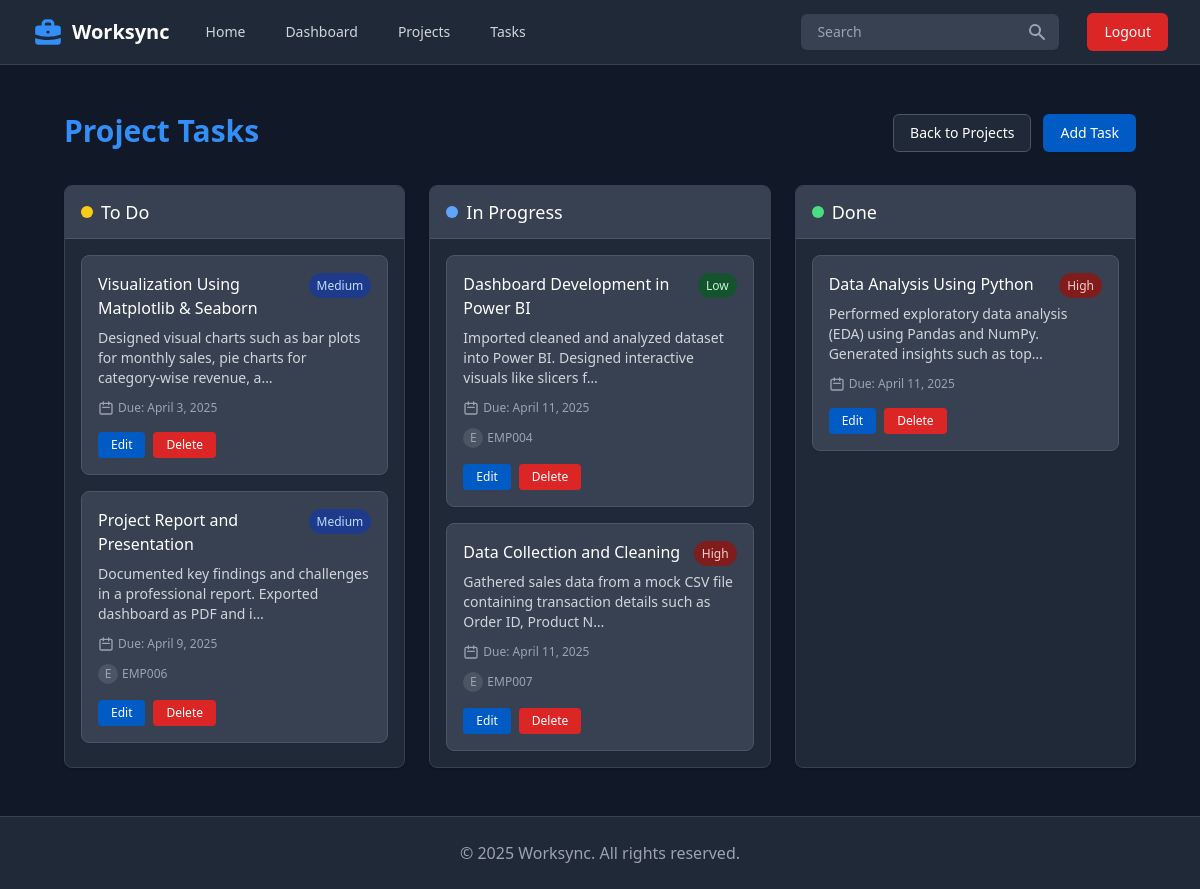
The page /projects/23/tasks/ (signed in) on the database its author committed.
### projects/models.py (models this page shows, shortened)
class Task(models.Model):
    STATUS_CHOICES = [
        ('todo', 'To Do'),
        ('in_progress', 'In Progress'),
        ('done', 'Done')
    ]
    PRIORITY_CHOICES = [
        ('low', 'Low'),
        ('medium', 'Medium'),
        ('high', 'High')
    ]
    project = models.ForeignKey(Project, on_delete=models.CASCADE, related_name='tasks')
    title = models.CharField(max_length=100)
    description = models.TextField(blank=True, null=True)
    status = models.CharField(max_length=20, choices=STATUS_CHOICES, default='todo')
    priority = models.CharField(max_length=20, choices=PRIORITY_CHOICES, default='medium')
    assigned_to = models.ForeignKey(User, on_delete=models.SET_NULL, null=True, blank=True, related_name='assigned_tasks')
    due_date = models.DateField(null=True, blank=True)
    created_at = models.DateTimeField(auto_now_add=True)
    updated_at = models.DateTimeField(auto_now=True)

### projects/views.py (the view)
# urls.py: path("<int:project_id>/tasks/", views.task_list, name="task_list"),
@login_required
def task_list(request, project_id):
    project = get_object_or_404(Project, pk=project_id)
    tasks = Task.objects.filter(project=project).order_by('status', '-priority', 'due_date')
    todo_tasks = tasks.filter(status='todo')
    in_progress_tasks = tasks.filter(status='in_progress')
    done_tasks = tasks.filter(status='done')
    context = {
        'project': project,
        'todo_tasks': todo_tasks,
        'in_progress_tasks': in_progress_tasks,
        'done_tasks': done_tasks
    }
    return render(request, 'task_list.html', context)

### projects/templates/task_list.html (shortened to what this page needs)
{% extends "layout.html" %}
{% block content %}
<div class="py-6">
    <div class="max-w-7xl mx-auto px-4 sm:px-6 lg:px-8">
        <div class="flex justify-between items-center">
            <div>
                <h1 class="text-3xl font-bold text-primary-400">Project Tasks</h1>
            </div>
            <div class="flex space-x-3">
                <a href="{% url 'project_list' %}" class="inline-flex items-center px-4 py-2 border border-gray-600 text-sm font-medium rounded-md text-white bg-gray-800 hover:bg-gray-700 focus:outline-none focus:ring-2 focus:ring-offset-2 focus:ring-gray-500">
                    Back to Projects
                </a>
                <a href="{% url 'task_create' project.id %}" class="inline-flex items-center px-4 py-2 border border-transparent text-sm font-medium rounded-md shadow-sm text-white bg-primary-600 hover:bg-primary-700 focus:outline-none focus:ring-2 focus:ring-offset-2 focus:ring-primary-500">
                    Add Task
                </a>
            </div>
        </div>
        <div class="mt-8 grid grid-cols-1 gap-6 md:grid-cols-3">
            <div class="bg-gray-800 rounded-lg shadow border border-gray-700 overflow-hidden">
                <div class="bg-gray-700 px-4 py-3 border-b border-gray-600">
                    <h3 class="text-lg font-medium text-white flex items-center">
                        <span class="h-3 w-3 bg-yellow-400 rounded-full mr-2"></span>
                        To Do
                    </h3>
                </div>
                <div class="p-4 space-y-4">
                    {% for task in todo_tasks %}
                    <div class="bg-gray-700 rounded-lg p-4 border border-gray-600 shadow-sm">
                        <div class="flex justify-between items-start">
                            <h4 class="text-md font-medium text-white">{{ task.title }}</h4>
                            <div>
                                {% if task.priority == 'high' %}
                                <span class="px-2 py-1 text-xs rounded-full bg-red-900 text-red-200">High</span>
                                {% elif task.priority == 'medium' %}
                                <span class="px-2 py-1 text-xs rounded-full bg-blue-900 text-blue-200">Medium</span>
                                {% else %}
                                <span class="px-2 py-1 text-xs rounded-full bg-green-900 text-green-200">Low</span>
                                {% endif %}
                            </div>
                        </div>
                        {% if task.description %}
                        <p class="mt-2 text-sm text-gray-300">{{ task.description|truncatechars:100 }}</p>
                        {% endif %}
                        {% if task.due_date %}
                        <div class="mt-3 flex items-center text-xs text-gray-400">
                            <svg xmlns="http://www.w3.org/2000/svg" class="h-4 w-4 mr-1" fill="none" viewBox="0 0 24 24" stroke="currentColor">
                                <path stroke-linecap="round" stroke-linejoin="round" stroke-width="2" d="M8 7V3m8 4V3m-9 8h10M5 21h14a2 2 0 002-2V7a2 2 0 00-2-2H5a2 2 0 00-2 2v12a2 2 0 002 2z" />
                            </svg>
                            Due: {{ task.due_date }}
                        </div>
                        {% endif %}
                        {% if task.assigned_to %}
                        <div class="mt-3 flex items-center text-xs text-gray-400">
                            <div class="flex-shrink-0 h-5 w-5 bg-gray-600 rounded-full flex items-center justify-center mr-1">
                                <span class="text-xs">{{ task.assigned_to.username|first|upper }}</span>
                            </div>
                            {{ task.assigned_to.username }}
                        </div>
                        {% endif %}
                        <div class="mt-4 flex space-x-2">
                            <a href="{% url 'task_edit' project.id task.id %}" class="inline-flex items-center px-3 py-1 border border-transparent text-xs font-medium rounded text-white bg-primary-600 hover:bg-primary-700 focus:outline-none focus:ring-2 focus:ring-offset-2 focus:ring-primary-500">
                                Edit
                            </a>
                            <a href="{% url 'task_delete' project.id task.id %}" class="inline-flex items-center px-3 py-1 border border-transparent text-xs font-medium rounded text-white bg-red-600 hover:bg-red-700 focus:outline-none focus:ring-2 focus:ring-offset-2 focus:ring-red-500">
                                Delete
                            </a>
                        </div>
                    </div>
                    {% empty %}
                    <div class="text-center py-8">
                        <p class="text-gray-400">No tasks in this status</p>
                    </div>
                    {% endfor %}
                </div>
            </div>
            <div class="bg-gray-800 rounded-lg shadow border border-gray-700 overflow-hidden">
                <div class="bg-gray-700 px-4 py-3 border-b border-gray-600">
                    <h3 class="text-lg font-medium text-white flex items-center">
                        <span class="h-3 w-3 bg-blue-400 rounded-full mr-2"></span>
                        In Progress
                    </h3>
                </div>
                <div class="p-4 space-y-4">
                    {% for task in in_progress_tasks %}
                    <div class="bg-gray-700 rounded-lg p-4 border border-gray-600 shadow-sm">
                        <div class="flex justify-between items-start">
                            <h4 class="text-md font-medium text-white">{{ task.title }}</h4>
                            <div>
                                {% if task.priority == 'high' %}
                                <span class="px-2 py-1 text-xs rounded-full bg-red-900 text-red-200">High</span>
                                {% elif task.priority == 'medium' %}
                                <span class="px-2 py-1 text-xs rounded-full bg-blue-900 text-blue-200">Medium</span>
                                {% else %}
                                <span class="px-2 py-1 text-xs rounded-full bg-green-900 text-green-200">Low</span>
                                {% endif %}
                            </div>
                        </div>
                        {% if task.description %}
                        <p class="mt-2 text-sm text-gray-300">{{ task.description|truncatechars:100 }}</p>
                        {% endif %}
                        {% if task.due_date %}
                        <div class="mt-3 flex items-center text-xs text-gray-400">
                            <svg xmlns="http://www.w3.org/2000/svg" class="h-4 w-4 mr-1" fill="none" viewBox="0 0 24 24" stroke="currentColor">
                                <path stroke-linecap="round" stroke-linejoin="round" stroke-width="2" d="M8 7V3m8 4V3m-9 8h10M5 21h14a2 2 0 002-2V7a2 2 0 00-2-2H5a2 2 0 00-2 2v12a2 2 0 002 2z" />
                            </svg>
                            Due: {{ task.due_date }}
                        </div>
                        {% endif %}
                        {% if task.assigned_to %}
                        <div class="mt-3 flex items-center text-xs text-gray-400">
                            <div class="flex-shrink-0 h-5 w-5 bg-gray-600 rounded-full flex items-center justify-center mr-1">
                                <span class="text-xs">{{ task.assigned_to.username|first|upper }}</span>
                            </div>
                            {{ task.assigned_to.username }}
                        </div>
                        {% endif %}
                        <div class="mt-4 flex space-x-2">
                            <a href="{% url 'task_edit' project.id task.id %}" class="inline-flex items-center px-3 py-1 border border-transparent text-xs font-medium rounded text-white bg-primary-600 hover:bg-primary-700 focus:outline-none focus:ring-2 focus:ring-offset-2 focus:ring-primary-500">
                                Edit
                            </a>
                            <a href="{% url 'task_delete' project.id task.id %}" class="inline-flex items-center px-3 py-1 border border-transparent text-xs font-medium rounded text-white bg-red-600 hover:bg-red-700 focus:outline-none focus:ring-2 focus:ring-offset-2 focus:ring-red-500">
                                Delete
                            </a>
                        </div>
                    </div>
                    {% empty %}
                    <div class="text-center py-8">
                        <p class="text-gray-400">No tasks in this status</p>
                    </div>
                    {% endfor %}
                </div>
            </div>
            <div class="bg-gray-800 rounded-lg shadow border border-gray-700 overflow-hidden">
                <div class="bg-gray-700 px-4 py-3 border-b border-gray-600">
                    <h3 class="text-lg font-medium text-white flex items-center">
                        <span class="h-3 w-3 bg-green-400 rounded-full mr-2"></span>
                        Done
                    </h3>
                </div>
                <div class="p-4 space-y-4">
                    {% for task in done_tasks %}
                    <div class="bg-gray-700 rounded-lg p-4 border border-gray-600 shadow-sm">
                        <div class="flex justify-between items-start">
                            <h4 class="text-md font-medium text-white">{{ task.title }}</h4>
                            <div>
                                {% if task.priority == 'high' %}
                                <span class="px-2 py-1 text-xs rounded-full bg-red-900 text-red-200">High</span>
                                {% elif task.priority == 'medium' %}
                                <span class="px-2 py-1 text-xs rounded-full bg-blue-900 text-blue-200">Medium</span>
                                {% else %}
                                <span class="px-2 py-1 text-xs rounded-full bg-green-900 text-green-200">Low</span>
                                {% endif %}
                            </div>
                        </div>
                        {% if task.description %}
                        <p class="mt-2 text-sm text-gray-300">{{ task.description|truncatechars:100 }}</p>
                        {% endif %}
                        {% if task.due_date %}
                        <div class="mt-3 flex items-center text-xs text-gray-400">
                            <svg xmlns="http://www.w3.org/2000/svg" class="h-4 w-4 mr-1" fill="none" viewBox="0 0 24 24" stroke="currentColor">
                                <path stroke-linecap="round" stroke-linejoin="round" stroke-width="2" d="M8 7V3m8 4V3m-9 8h10M5 21h14a2 2 0 002-2V7a2 2 0 00-2-2H5a2 2 0 00-2 2v12a2 2 0 002 2z" />
                            </svg>
                            Due: {{ task.due_date }}
                        </div>
                        {% endif %}
                        <div class="mt-4 flex space-x-2">
                            <a href="{% url 'task_edit' project.id task.id %}" class="inline-flex items-center px-3 py-1 border border-transparent text-xs font-medium rounded text-white bg-primary-600 hover:bg-primary-700 focus:outline-none focus:ring-2 focus:ring-offset-2 focus:ring-primary-500">
                                Edit
                            </a>
                            <a href="{% url 'task_delete' project.id task.id %}" class="inline-flex items-center px-3 py-1 border border-transparent text-xs font-medium rounded text-white bg-red-600 hover:bg-red-700 focus:outline-none focus:ring-2 focus:ring-offset-2 focus:ring-red-500">
                                Delete
                            </a>
                        </div>
                    </div>
                    {% empty %}
                    <div class="text-center py-8">
                        <p class="text-gray-400">No tasks in this status</p>
                    </div>
                    {% endfor %}
                </div>
            </div>
        </div>
    </div>
</div>
{% endblock %}

### rows shown on the page
Task: title "Visualization Using Matplotlib & Seaborn", priority "Medium", description "Designed visual charts such as bar plots for monthly sales, pie charts for category-wise revenue, a…", due_date "April 3, 2025"
Task: title "Project Report and Presentation", priority "Medium", description "Documented key findings and challenges in a professional report. Exported dashboard as PDF and i…", due_date "April 9, 2025", assigned_to.username|first "E", assigned_to.username "EMP006"
Task: title "Dashboard Development in Power BI", priority "Low", description "Imported cleaned and analyzed dataset into Power BI. Designed interactive visuals like slicers f…", due_date "April 11, 2025", assigned_to.username|first "E", assigned_to.username "EMP004"
Task: title "Data Collection and Cleaning", priority "High", description "Gathered sales data from a mock CSV file containing transaction details such as Order ID, Product N…", due_date "April 11, 2025", assigned_to.username|first "E", assigned_to.username "EMP007"
Task: title "Data Analysis Using Python", priority "High", description "Performed exploratory data analysis (EDA) using Pandas and NumPy. Generated insights such as top…", due_date "April 11, 2025"
